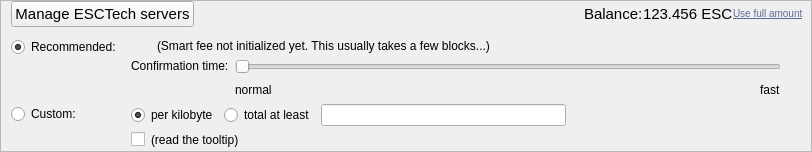
    <widget class="QFrame" name="frameFee">
     <property name="sizePolicy">
      <sizepolicy hsizetype="Expanding" vsizetype="Maximum">
       <horstretch>0</horstretch>
       <verstretch>0</verstretch>
      </sizepolicy>
     </property>
     <property name="maximumSize">
      <size>
       <width>16777215</width>
       <height>40</height>
      </size>
     </property>
     <property name="frameShape">
      <enum>QFrame::StyledPanel</enum>
     </property>
     <property name="frameShadow">
      <enum>QFrame::Sunken</enum>
     </property>
     <layout class="QVBoxLayout" name="verticalLayoutFee1">
      <property name="spacing">
       <number>0</number>
      </property>
      <property name="leftMargin">
       <number>0</number>
      </property>
      <property name="topMargin">
       <number>0</number>
      </property>
      <property name="rightMargin">
       <number>0</number>
      </property>
      <property name="bottomMargin">
       <number>0</number>
      </property>
      <item>
       <layout class="QVBoxLayout" name="verticalLayoutFee2" stretch="0,0,0">
        <property name="spacing">
         <number>0</number>
        </property>
        <property name="leftMargin">
         <number>10</number>
        </property>
        <property name="topMargin">
         <number>0</number>
        </property>
        <item>
         <layout class="QHBoxLayout" name="horizontalLayoutFee1">
          <property name="rightMargin">
           <number>7</number>
          </property>
          <property name="bottomMargin">
           <number>0</number>
          </property>
          <item>
           <widget class="QPushButton" name="noNavtechButton">
            <property name="font">
             <font>
              <pointsize>11</pointsize>
             </font>
            </property>
            <property name="text">
             <string>Manage ESCTech servers</string>
            </property>
           </widget>
          </item>
          <item>
           <spacer name="horizontalSpacer_4">
            <property name="orientation">
             <enum>Qt::Horizontal</enum>
            </property>
            <property name="sizeHint" stdset="0">
             <size>
              <width>40</width>
              <height>20</height>
             </size>
            </property>
           </spacer>
          </item>
          <item>
           <widget class="QLabel" name="label">
            <property name="sizePolicy">
             <sizepolicy hsizetype="Preferred" vsizetype="Fixed">
              <horstretch>0</horstretch>
              <verstretch>0</verstretch>
             </sizepolicy>
            </property>
            <property name="font">
             <font>
              <pointsize>11</pointsize>
             </font>
            </property>
            <property name="text">
             <string>Balance:</string>
            </property>
           </widget>
          </item>
          <item>
           <widget class="QLabel" name="labelBalance">
            <property name="sizePolicy">
             <sizepolicy hsizetype="Preferred" vsizetype="Fixed">
              <horstretch>0</horstretch>
              <verstretch>0</verstretch>
             </sizepolicy>
            </property>
            <property name="font">
             <font>
              <pointsize>11</pointsize>
             </font>
            </property>
            <property name="cursor">
             <cursorShape>IBeamCursor</cursorShape>
            </property>
            <property name="text">
             <string notr="true">123.456 ESC</string>
            </property>
            <property name="textInteractionFlags">
             <set>Qt::LinksAccessibleByMouse|Qt::TextSelectableByKeyboard|Qt::TextSelectableByMouse</set>
            </property>
           </widget>
          </item>
          <item>
           <widget class="QPushButton" name="fullAmountBtn">
            <property name="cursor">
             <cursorShape>PointingHandCursor</cursorShape>
            </property>
            <property name="styleSheet">
             <string notr="true">border:0;background-color:none;text-align:left;margin: 0px; text-transform: none; color: #616998; font-size: 10px; font-weight: none; text-decoration:underline; </string>
            </property>
            <property name="text">
             <string>Use full amount</string>
            </property>
           </widget>
          </item>
          <item>
           <layout class="QVBoxLayout" name="verticalLayoutFee7">
            <property name="spacing">
             <number>0</number>
            </property>
            <item>
             <spacer name="verticalSpacerSmartFee">
              <property name="orientation">
               <enum>Qt::Vertical</enum>
              </property>
              <property name="sizeType">
               <enum>QSizePolicy::Fixed</enum>
              </property>
              <property name="sizeHint" stdset="0">
               <size>
                <width>1</width>
                <height>4</height>
               </size>
              </property>
             </spacer>
            </item>
            <item>
             <spacer name="verticalSpacer_5">
              <property name="orientation">
               <enum>Qt::Vertical</enum>
              </property>
              <property name="sizeHint" stdset="0">
               <size>
                <width>1</width>
                <height>1</height>
               </size>
              </property>
             </spacer>
            </item>
           </layout>
          </item>
         </layout>
        </item>
        <item>
         <widget class="QFrame" name="frameFeeSelection">
          <layout class="QVBoxLayout" name="verticalLayoutFee12">
           <property name="spacing">
            <number>0</number>
           </property>
           <property name="leftMargin">
            <number>0</number>
           </property>
           <property name="topMargin">
            <number>0</number>
           </property>
           <property name="rightMargin">
            <number>0</number>
           </property>
           <property name="bottomMargin">
            <number>0</number>
           </property>
           <item>
            <layout class="QGridLayout" name="gridLayoutFee">
             <property name="topMargin">
              <number>10</number>
             </property>
             <property name="bottomMargin">
              <number>4</number>
             </property>
             <property name="horizontalSpacing">
              <number>10</number>
             </property>
             <property name="verticalSpacing">
              <number>4</number>
             </property>
             <item row="0" column="0">
              <layout class="QVBoxLayout" name="verticalLayoutFee4" stretch="0,1">
               <item>
                <widget class="QRadioButton" name="radioSmartFee">
                 <property name="text">
                  <string>Recommended:</string>
                 </property>
                 <property name="checked">
                  <bool>true</bool>
                 </property>
                 <attribute name="buttonGroup">
                  <string notr="true">groupFee</string>
                 </attribute>
                </widget>
               </item>
               <item>
                <spacer name="verticalSpacer_2">
                 <property name="orientation">
                  <enum>Qt::Vertical</enum>
                 </property>
                 <property name="sizeHint" stdset="0">
                  <size>
                   <width>1</width>
                   <height>1</height>
                  </size>
                 </property>
                </spacer>
               </item>
              </layout>
             </item>
             <item row="1" column="1">
              <layout class="QVBoxLayout" name="verticalLayoutFee8">
               <property name="spacing">
                <number>6</number>
               </property>
               <item>
                <layout class="QHBoxLayout" name="horizontalLayoutFee13">
                 <item>
                  <widget class="QRadioButton" name="radioCustomPerKilobyte">
                   <property name="toolTip">
                    <string>If the custom fee is set to 1000 satoshis and the transaction is only 250 bytes, then &quot;per kilobyte&quot; only pays 250 satoshis in fee, while &quot;total at least&quot; pays 1000 satoshis. For transactions bigger than a kilobyte both pay by kilobyte.</string>
                   </property>
                   <property name="text">
                    <string>per kilobyte</string>
                   </property>
                   <property name="checked">
                    <bool>true</bool>
                   </property>
                   <attribute name="buttonGroup">
                    <string notr="true">groupCustomFee</string>
                   </attribute>
                  </widget>
                 </item>
                 <item>
                  <widget class="QRadioButton" name="radioCustomAtLeast">
                   <property name="toolTip">
                    <string>If the custom fee is set to 1000 satoshis and the transaction is only 250 bytes, then &quot;per kilobyte&quot; only pays 250 satoshis in fee, while &quot;total at least&quot; pays 1000 satoshis. For transactions bigger than a kilobyte both pay by kilobyte.</string>
                   </property>
                   <property name="text">
                    <string>total at least</string>
                   </property>
                   <attribute name="buttonGroup">
                    <string notr="true">groupCustomFee</string>
                   </attribute>
                  </widget>
                 </item>
                 <item>
                  <widget class="ElsperoAmountField" name="customFee"/>
                 </item>
                 <item>
                  <spacer name="horizontalSpacer_6">
                   <property name="orientation">
                    <enum>Qt::Horizontal</enum>
                   </property>
                   <property name="sizeHint" stdset="0">
                    <size>
                     <width>1</width>
                     <height>1</height>
                    </size>
                   </property>
                  </spacer>
                 </item>
                </layout>
               </item>
               <item>
                <layout class="QHBoxLayout" name="horizontalLayoutFee8">
                 <item>
                  <widget class="QCheckBox" name="checkBoxMinimumFee">
                   <property name="toolTip">
                    <string>Paying only the minimum fee is just fine as long as there is less transaction volume than space in the blocks. But be aware that this can end up in a never confirming transaction once there is more demand for elspero transactions than the network can process.</string>
                   </property>
                   <property name="text">
                    <string/>
                   </property>
                  </widget>
                 </item>
                 <item>
                  <widget class="QLabel" name="labelMinFeeWarning">
                   <property name="enabled">
                    <bool>true</bool>
                   </property>
                   <property name="toolTip">
                    <string>Paying only the minimum fee is just fine as long as there is less transaction volume than space in the blocks. But be aware that this can end up in a never confirming transaction once there is more demand for elspero transactions than the network can process.</string>
                   </property>
                   <property name="text">
                    <string>(read the tooltip)</string>
                   </property>
                   <property name="margin">
                    <number>5</number>
                   </property>
                  </widget>
                 </item>
                 <item>
                  <spacer name="horizontalSpacer_2">
                   <property name="orientation">
                    <enum>Qt::Horizontal</enum>
                   </property>
                   <property name="sizeHint" stdset="0">
                    <size>
                     <width>1</width>
                     <height>1</height>
                    </size>
                   </property>
                  </spacer>
                 </item>
                </layout>
               </item>
              </layout>
             </item>
             <item row="0" column="1">
              <layout class="QVBoxLayout" name="verticalLayoutFee3" stretch="0,0,1">
               <property name="spacing">
                <number>6</number>
               </property>
               <property name="topMargin">
                <number>2</number>
               </property>
               <item>
                <layout class="QHBoxLayout" name="horizontalLayoutFee12">
                 <item>
                  <widget class="QLabel" name="labelSmartFee">
                   <property name="text">
                    <string/>
                   </property>
                   <property name="margin">
                    <number>2</number>
                   </property>
                  </widget>
                 </item>
                 <item>
                  <widget class="QLabel" name="labelFeeEstimation">
                   <property name="text">
                    <string/>
                   </property>
                  </widget>
                 </item>
                 <item>
                  <widget class="QLabel" name="labelSmartFee2">
                   <property name="text">
                    <string>(Smart fee not initialized yet. This usually takes a few blocks...)</string>
                   </property>
                   <property name="margin">
                    <number>2</number>
                   </property>
                  </widget>
                 </item>
                 <item>
                  <spacer name="horizontalSpacer_5">
                   <property name="orientation">
                    <enum>Qt::Horizontal</enum>
                   </property>
                   <property name="sizeHint" stdset="0">
                    <size>
                     <width>1</width>
                     <height>1</height>
                    </size>
                   </property>
                  </spacer>
                 </item>
                </layout>
               </item>
               <item>
                <layout class="QHBoxLayout" name="horizontalLayoutFee9">
                 <item>
                  <layout class="QVBoxLayout" name="verticalLayoutFee6">
                   <item>
                    <widget class="QLabel" name="labelSmartFee3">
                     <property name="text">
                      <string>Confirmation time:</string>
                     </property>
                     <property name="margin">
                      <number>2</number>
                     </property>
                    </widget>
                   </item>
                   <item>
                    <spacer name="verticalSpacer_3">
                     <property name="orientation">
                      <enum>Qt::Vertical</enum>
                     </property>
                     <property name="sizeHint" stdset="0">
                      <size>
                       <width>1</width>
                       <height>1</height>
                      </size>
                     </property>
                    </spacer>
                   </item>
                  </layout>
                 </item>
                 <item>
                  <layout class="QVBoxLayout" name="verticalLayoutFee5">
                   <property name="rightMargin">
                    <number>30</number>
                   </property>
                   <item>
                    <widget class="QSlider" name="sliderSmartFee">
                     <property name="minimum">
                      <number>0</number>
                     </property>
                     <property name="maximum">
                      <number>24</number>
                     </property>
                     <property name="pageStep">
                      <number>1</number>
                     </property>
                     <property name="value">
                      <number>0</number>
                     </property>
                     <property name="orientation">
                      <enum>Qt::Horizontal</enum>
                     </property>
                     <property name="invertedAppearance">
                      <bool>false</bool>
                     </property>
                     <property name="invertedControls">
                      <bool>false</bool>
                     </property>
                     <property name="tickPosition">
                      <enum>QSlider::NoTicks</enum>
                     </property>
                    </widget>
                   </item>
                   <item>
                    <layout class="QHBoxLayout" name="horizontalLayoutFee10">
                     <item>
                      <widget class="QLabel" name="labelSmartFeeNormal">
                       <property name="text">
                        <string>normal</string>
                       </property>
                      </widget>
                     </item>
                     <item>
                      <spacer name="horizontalSpacer_3">
                       <property name="orientation">
                        <enum>Qt::Horizontal</enum>
                       </property>
                       <property name="sizeHint" stdset="0">
                        <size>
                         <width>40</width>
                         <height>20</height>
                        </size>
                       </property>
                      </spacer>
                     </item>
                     <item>
                      <widget class="QLabel" name="labelSmartFeeFast">
                       <property name="text">
                        <string>fast</string>
                       </property>
                      </widget>
                     </item>
                    </layout>
                   </item>
                  </layout>
                 </item>
                </layout>
               </item>
               <item>
                <spacer name="verticalSpacer_4">
                 <property name="orientation">
                  <enum>Qt::Vertical</enum>
                 </property>
                 <property name="sizeHint" stdset="0">
                  <size>
                   <width>1</width>
                   <height>1</height>
                  </size>
                 </property>
                </spacer>
               </item>
              </layout>
             </item>
             <item row="1" column="0">
              <layout class="QVBoxLayout" name="verticalLayoutFee9" stretch="0,1">
               <item>
                <widget class="QRadioButton" name="radioCustomFee">
                 <property name="text">
                  <string>Custom:</string>
                 </property>
                 <attribute name="buttonGroup">
                  <string notr="true">groupFee</string>
                 </attribute>
                </widget>
               </item>
               <item>
                <spacer name="verticalSpacer_6">
                 <property name="orientation">
                  <enum>Qt::Vertical</enum>
                 </property>
                 <property name="sizeHint" stdset="0">
                  <size>
                   <width>1</width>
                   <height>1</height>
                  </size>
                 </property>
                </spacer>
               </item>
              </layout>
             </item>
            </layout>
           </item>
          </layout>
         </widget>
        </item>
        <item>
         <spacer name="verticalSpacerFee">
          <property name="orientation">
           <enum>Qt::Vertical</enum>
          </property>
          <property name="sizeHint" stdset="0">
           <size>
            <width>800</width>
            <height>1</height>
           </size>
          </property>
         </spacer>
        </item>
       </layout>
      </item>
     </layout>
    </widget>
